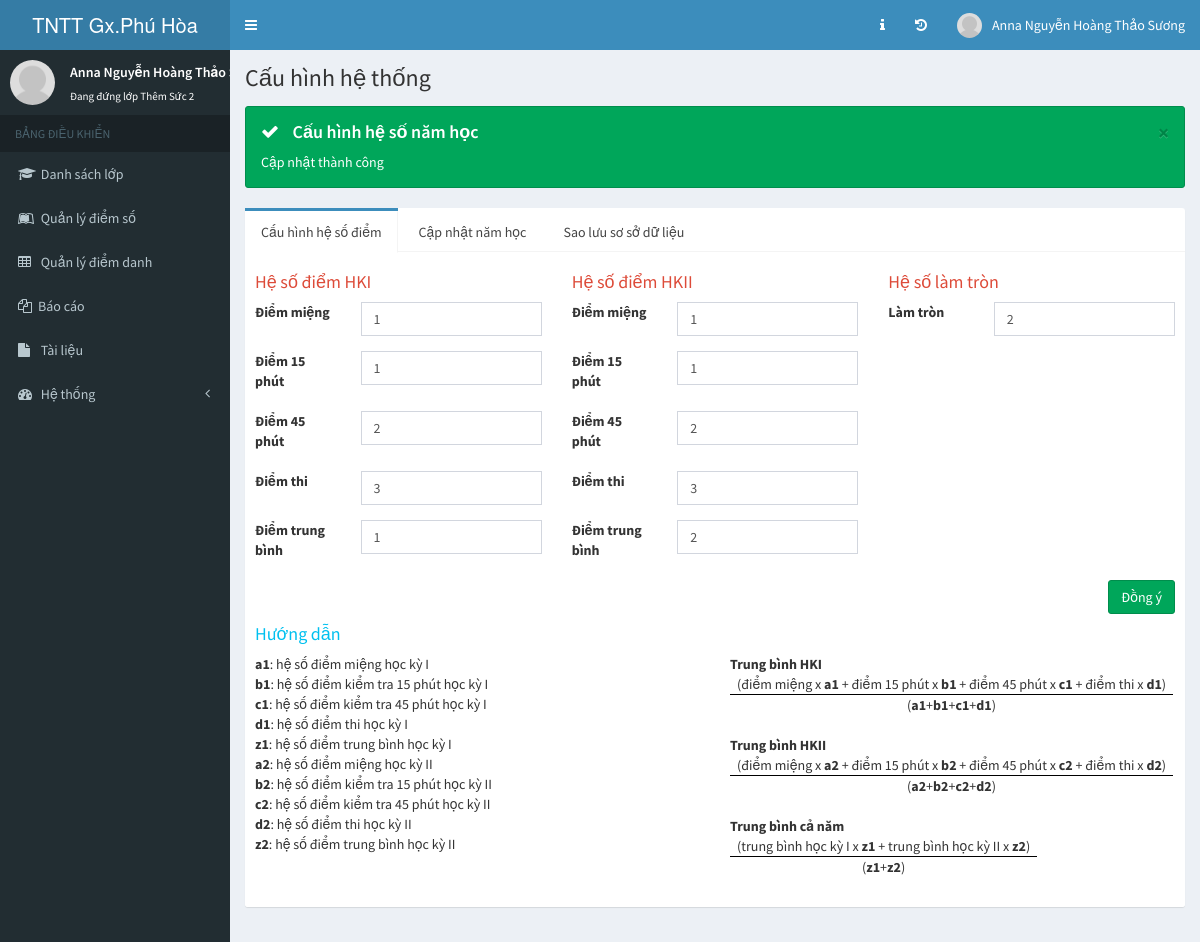
/index.php/hethong/capnhatheso (signed in), run on the app's committed database.
### tables this page shows
CREATE TABLE `cauhinh` (
  `id` int(11) NOT NULL AUTO_INCREMENT,
  `tencauhinh` varchar(35) NOT NULL,
  `giatri` varchar(50) NOT NULL,
  PRIMARY KEY (`id`)
);

### application/controllers/Hethong.php (called while the page is built, shortened)
<?php
class Hethong extends CI_Controller{
	public function __construct(){
		$this->load->helper("url");
		$this->load->model("model_function");
		$this->load->database();
	}
	public function capnhatheso(){
		$value_heso=array(
			"heso_mieng_1" => $_POST["heso_mieng_1"],
			"heso_15p_1"   => $_POST["heso_15p_1"],
			"heso_45p_1"   => $_POST["heso_45p_1"],
			"heso_thi_1"   => $_POST["heso_thi_1"],
			"heso_tbhk_1"  => $_POST["heso_tbhk_1"],
			"heso_mieng_2" => $_POST["heso_mieng_2"],
			"heso_15p_2"   => $_POST["heso_15p_2"],
			"heso_45p_2"   => $_POST["heso_45p_2"],
			"heso_thi_2"   => $_POST["heso_thi_2"],
			"heso_tbhk_2"  => $_POST["heso_tbhk_2"],
			"heso_lamtron" => $_POST["heso_lamtron"],
		);
		$this->load->model("Model_cauhinh");
		$this->Model_cauhinh->set_value_heso($value_heso);
		$this->Model_cauhinh->sua_heso();
		$data["heso"]=$this->Model_cauhinh->get_value_heso();
		$data["namhochientai"]=$this->Model_cauhinh->get_value_namhochientai();
		$data["loged_user"]=$_SESSION["thongtinhuynhtruong"];
		$data["page_title"]="Cấu hình";
		$data["view_page"]="view_cauhinhhethong";
		$data["alert"]=array(
			"stt"     => "success",
			"title"   => "Cấu hình hệ số năm học",
			"content" => "Cập nhật thành công"
		);
		$this->load->view("admin/index",$data);
		$this->load->model("Model_lichsu");
	}
}
?>

### index.php (called while the page is built, shortened)
<?php
require_once BASEPATH.'core/CodeIgniter.php';

### application/models/Model_cauhinh.php (called while the page is built, shortened)
<?php
class Model_cauhinh extends CI_Model{
	private $heso_mieng_1;
	private $heso_15p_1;
	private $heso_45p_1;
	private $heso_thi_1;
	private $heso_tbhk_1;
	private $heso_mieng_2;
	private $heso_15p_2;
	private $heso_45p_2;
	private $heso_thi_2;
	private $heso_tbhk_2;
	private $heso_lamtron;
	public function set_value_heso($value_heso){
		$this->heso_mieng_1 = $value_heso["heso_mieng_1"];
		$this->heso_15p_1   = $value_heso["heso_15p_1"];
		$this->heso_45p_1   = $value_heso["heso_45p_1"];
		$this->heso_thi_1   = $value_heso["heso_thi_1"];
		$this->heso_tbhk_1  = $value_heso["heso_tbhk_1"];
		$this->heso_mieng_2 = $value_heso["heso_mieng_2"];
		$this->heso_15p_2   = $value_heso["heso_15p_2"];
		$this->heso_45p_2   = $value_heso["heso_45p_2"];
		$this->heso_thi_2   = $value_heso["heso_thi_2"];
		$this->heso_tbhk_2  = $value_heso["heso_tbhk_2"];
		$this->heso_lamtron = $value_heso["heso_lamtron"];
	}
	public function get_value_heso(){
		$query=$this->db->query("SELECT * FROM cauhinh WHERE SUBSTRING(tencauhinh,1,4)='heso'");
        $result=$query->result_array();
        foreach ($result as $value){
            $value_heso[$value["tencauhinh"]]=$value["giatri"];
        }
        return $value_heso;
	}
	public function sua_heso(){
		$this->db->query("UPDATE cauhinh SET giatri='$this->heso_mieng_1' WHERE tencauhinh='heso_mieng_1'");
		$this->db->query("UPDATE cauhinh SET giatri='$this->heso_15p_1' WHERE tencauhinh='heso_15p_1'");
		$this->db->query("UPDATE cauhinh SET giatri='$this->heso_45p_1' WHERE tencauhinh='heso_45p_1'");
		$this->db->query("UPDATE cauhinh SET giatri='$this->heso_thi_1' WHERE tencauhinh='heso_thi_1'");
		$this->db->query("UPDATE cauhinh SET giatri='$this->heso_tbhk_1' WHERE tencauhinh='heso_tbhk_1'");
		$this->db->query("UPDATE cauhinh SET giatri='$this->heso_mieng_2' WHERE tencauhinh='heso_mieng_2'");
		$this->db->query("UPDATE cauhinh SET giatri='$this->heso_15p_2' WHERE tencauhinh='heso_15p_2'");
		$this->db->query("UPDATE cauhinh SET giatri='$this->heso_45p_2' WHERE tencauhinh='heso_45p_2'");
		$this->db->query("UPDATE cauhinh SET giatri='$this->heso_thi_2' WHERE tencauhinh='heso_thi_2'");
		$this->db->query("UPDATE cauhinh SET giatri='$this->heso_tbhk_2' WHERE tencauhinh='heso_tbhk_2'");
		$this->db->query("UPDATE cauhinh SET giatri='$this->heso_lamtron' WHERE tencauhinh='heso_lamtron'");
	}
}
?>

### application/views/admin/view_cauhinhhethong.php (the view, shortened to what this page needs)
<div class="content-wrapper">
    <section class="content-header"><h1>Cấu hình hệ thống</h1></section>
    <section class="content">
        <?php if(isset($alert)){alert($alert["stt"],$alert["title"],$alert["content"]);} ?>
        <div class="row">
            <div class="col-lg-12 col-md-12 col-sm-12 col-s-12">
                <div class="nav-tabs-custom">
                    <ul class="nav nav-tabs">
                        <li class="active"><a href="#cauhinhhesodiem" data-toggle="tab">Cấu hình hệ số điểm</a></li>
                        <li><a href="#capnhatnamhoc" data-toggle="tab">Cập nhật năm học</a></li>
                        <li><a href="#saoluu" data-toggle="tab">Sao lưu sơ sở dữ liệu</a></li>
                    </ul>
                    <div class="tab-content">
                        <div class="tab-pane active" id="cauhinhhesodiem">
                            <div class="row">
                                <div class="col-md-12 col-sm-12 col-sm-12">
                                    <form method="POST" class="form-horizontal" action="<?php echo base_url("hethong/capnhatheso") ?>">
                                        <div class="row">
                                            <div class="col-md-4 col-sm-12 col-xs-12">
                                                <div class="title-cauhinh">
                                                    <h4 class="text-red">Hệ số điểm HKI</h4>
                                                    <div class="form-group">
                                                        <label class="col-sm-4">Điểm miệng</label>
                                                        <div class="col-sm-8">
                                                            <input type="number" name="heso_mieng_1" class="form-control" value="<?php echo $heso["heso_mieng_1"]; ?>">
                                                        </div>
                                                    </div>
                                                    <div class="form-group">
                                                        <label class="col-sm-4">Điểm 15 phút</label>
                                                        <div class="col-sm-8">
                                                            <input type="number" name="heso_15p_1" class="form-control" value="<?php echo $heso["heso_15p_1"]; ?>">
                                                        </div>
                                                    </div>
                                                    <div class="form-group">
                                                        <label class="col-sm-4">Điểm 45 phút</label>
                                                        <div class="col-sm-8">
                                                            <input type="number" name="heso_45p_1" class="form-control" value="<?php echo $heso["heso_45p_1"]; ?>">
                                                        </div>
                                                    </div>
                                                    <div class="form-group">
                                                        <label class="col-sm-4">Điểm thi</label>
                                                        <div class="col-sm-8">
                                                            <input type="number" name="heso_thi_1" class="form-control" value="<?php echo $heso["heso_thi_1"]; ?>">
                                                        </div>
                                                    </div>
                                                    <div class="form-group">
                                                        <label class="col-sm-4">Điểm trung bình</label>
                                                        <div class="col-sm-8">
                                                            <input type="number" name="heso_tbhk_1" class="form-control" value="<?php echo $heso["heso_tbhk_1"]; ?>">
                                                        </div>
                                                    </div>
                                                </div>
                                            </div>
                                            <div class="col-md-4 col-sm-12 col-xs-12">
                                                <div class="title-cauhinh">
                                                    <h4 class="text-red">Hệ số điểm HKII</h4>
                                                    <div class="form-group">
                                                        <label class="col-sm-4">Điểm miệng</label>
                                                        <div class="col-sm-8">
                                                            <input type="number" name="heso_mieng_2" class="form-control" value="<?php echo $heso["heso_mieng_2"]; ?>">
                                                        </div>
                                                    </div>
                                                    <div class="form-group">
                                                        <label class="col-sm-4">Điểm 15 phút</label>
                                                        <div class="col-sm-8">
                                                            <input type="number" name="heso_15p_2" class="form-control" value="<?php echo $heso["heso_15p_2"]; ?>">
                                                        </div>
                                                    </div>
                                                    <div class="form-group">
                                                        <label class="col-sm-4">Điểm 45 phút</label>
                                                        <div class="col-sm-8">
                                                            <input type="number" name="heso_45p_2" class="form-control" value="<?php echo $heso["heso_45p_2"]; ?>">
                                                        </div>
                                                    </div>
                                                    <div class="form-group">
                                                        <label class="col-sm-4">Điểm thi</label>
                                                        <div class="col-sm-8">
                                                            <input type="number" name="heso_thi_2" class="form-control" value="<?php echo $heso["heso_thi_2"]; ?>">
                                                        </div>
                                                    </div>
                                                    <div class="form-group">
                                                        <label class="col-sm-4">Điểm trung bình</label>
                                                        <div class="col-sm-8">
                                                            <input type="number" name="heso_tbhk_2" class="form-control" value="<?php echo $heso["heso_tbhk_2"]; ?>">
                                                        </div>
                                                    </div>
                                                </div>
                                            </div>
                                            <div class="col-md-4 col-sm-12 col-xs-12">
                                                <div class="title-cauhinh">
                                                    <h4 class="text-red">Hệ số làm tròn</h4>
                                                    <div class="form-group">
                                                        <label class="col-sm-4">Làm tròn</label>
                                                        <div class="col-sm-8">
                                                            <input type="number" name="heso_lamtron" class="form-control" value="<?php echo $heso["heso_lamtron"]; ?>">
                                                        </div>
                                                    </div>
                                                </div>
                                            </div>
                                            <div class="col-md-12 col-sm-12 col-xs-12">
                                                <button type="submit" class="btn btn-success pull-right">Đồng ý</button>
                                            </div>
                                        </div>
                                    </form>
                                </div>
                                <div class="col-md-12 col-sm-12 col-sm-12">
                                    <div class="title-cauhinh">
                                        <h4 class="text-aqua">Hướng dẫn</h4>
                                    </div>
                                    <div class="row">
                                        <div class="col-md-6 col-sm-6 col-s-12 tt-cauhinh">
                                            <b>a1</b>: hệ số điểm miệng học kỳ I</br>
                                            <b>b1</b>: hệ số điểm kiểm tra 15 phút học kỳ I</br>
                                            <b>c1</b>: hệ số điểm kiểm tra 45 phút học kỳ I</br>
                                            <b>d1</b>: hệ số điểm thi học kỳ I</br>
                                            <b>z1</b>: hệ số điểm trung bình học kỳ I</br>
                                            <b>a2</b>: hệ số điểm miệng học kỳ II</br>
                                            <b>b2</b>: hệ số điểm kiểm tra 15 phút học kỳ II</br>
                                            <b>c2</b>: hệ số điểm kiểm tra 45 phút học kỳ II</br>
                                            <b>d2</b>: hệ số điểm thi học kỳ II</br>
                                            <b>z2</b>: hệ số điểm trung bình học kỳ II</br>
                                        </div>
                                        <div class="col-md-6 col-sm-6 col-s-12 th-cauhinh">
                                            <dl>
                                                <dt>Trung bình HKI</dt>
                                                <dd>
                                                    <div class="phansos">
                                                        <p class="phanso tuso">(điểm miệng x <b>a1</b> + điểm 15 phút x <b>b1</b> + điểm 45 phút x <b>c1</b> + điểm thi x <b>d1</b>)</p>
                                                        <p class="phanso mauso">(<b>a1</b>+<b>b1</b>+<b>c1</b>+<b>d1</b>)</p>
                                                    </div>
                                                </dd>
                                            </dl>
                                            <dl>
                                                <dt>Trung bình HKII</dt>
                                                <dd>
                                                    <div class="phansos">
                                                        <p class="phanso tuso">(điểm miệng x <b>a2</b> + điểm 15 phút x <b>b2</b> + điểm 45 phút x <b>c2</b> + điểm thi x <b>d2</b>)</p>
                                                        <p class="phanso mauso">(<b>a2</b>+<b>b2</b>+<b>c2</b>+<b>d2</b>)</p>
                                                    </div>
                                                </dd>
                                            </dl>
                                            <dl>
                                                <dt>Trung bình cả năm</dt>
                                                <dd>
                                                    <div class="phansos">
                                                        <p class="phanso tuso">(trung bình học kỳ I x <b>z1</b> + trung bình học kỳ II x <b>z2</b>)</p>
                                                        <p class="phanso mauso">(<b>z1</b>+<b>z2</b>)</p>
                                                    </div>
                                                </dd>
                                            </dl>
                                        </div>
                                    </div>
                                </div>
                            </div>
                        </div>
                    </div>
                </div>
            </div>
        </div>
    </section>
</div>

### data on the page
cauhinh: heso_mieng_1 "1", heso_15p_1 "1", heso_45p_1 "2", heso_tbhk_1 "1", heso_mieng_2 "1", heso_15p_2 "1", heso_45p_2 "2", heso_tbhk_2 "2", heso_lamtron "2"

### other printed values
$_SESSION["thongtinhuynhtruong"]["tenhuynhtruong"] "Anna Nguyễn Hoàng Thảo Sương"
$_SESSION["thongtinhuynhtruong"]["tenhuynhtruong"] "Anna Nguyễn Hoàng Thảo…"
$_SESSION["thongtinhuynhtruong"]["tenlopgiaoly"] "Thêm Sức 2"
$title "Cấu hình hệ số năm học"
$content "Cập nhật thành công"
